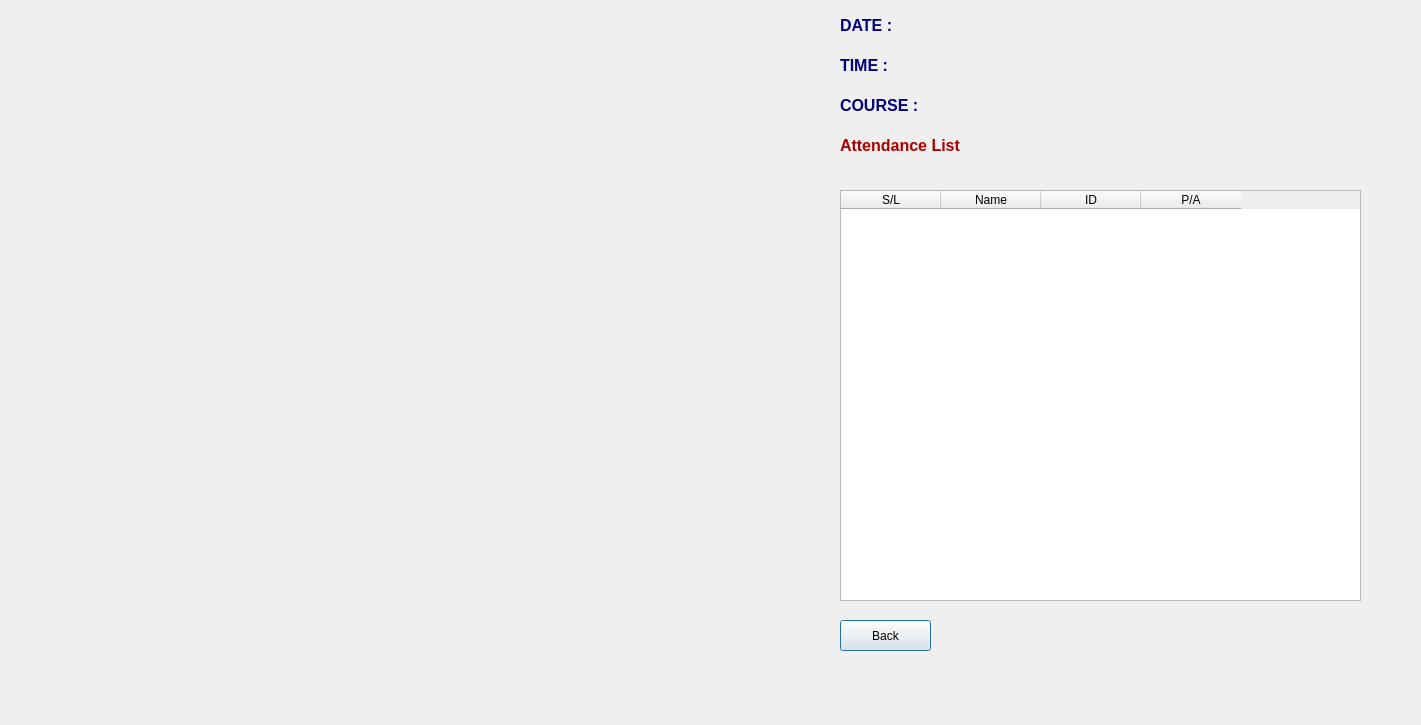
<?xml version="1.0" encoding="UTF-8"?>
<ui version="4.0">
 <class>Dialog</class>
 <widget class="QDialog" name="Dialog">
  <property name="geometry">
   <rect>
    <x>0</x>
    <y>0</y>
    <width>1421</width>
    <height>725</height>
   </rect>
  </property>
  <property name="windowTitle">
   <string>Automatic Attendance System</string>
  </property>
  <property name="windowIcon">
   <iconset>
    <normaloff>C:/Users/zziid/OneDrive/Pictures/Camera Roll/Bangladesh_Army_University_of_Science_and_Technology_(logo).jpg</normaloff>C:/Users/zziid/OneDrive/Pictures/Camera Roll/Bangladesh_Army_University_of_Science_and_Technology_(logo).jpg</iconset>
  </property>
  <widget class="QLabel" name="imgLabel5">
   <property name="geometry">
    <rect>
     <x>40</x>
     <y>50</y>
     <width>640</width>
     <height>480</height>
    </rect>
   </property>
   <property name="minimumSize">
    <size>
     <width>4</width>
     <height>0</height>
    </size>
   </property>
   <property name="maximumSize">
    <size>
     <width>640</width>
     <height>480</height>
    </size>
   </property>
   <property name="text">
    <string/>
   </property>
  </widget>
  <widget class="QLabel" name="label">
   <property name="geometry">
    <rect>
     <x>840</x>
     <y>130</y>
     <width>171</width>
     <height>31</height>
    </rect>
   </property>
   <property name="font">
    <font>
     <pointsize>12</pointsize>
     <weight>75</weight>
     <bold>true</bold>
    </font>
   </property>
   <property name="styleSheet">
    <string notr="true">color: rgb(170, 0, 0);</string>
   </property>
   <property name="text">
    <string>Attendance List</string>
   </property>
  </widget>
  <widget class="QLabel" name="label_2">
   <property name="geometry">
    <rect>
     <x>840</x>
     <y>10</y>
     <width>361</width>
     <height>31</height>
    </rect>
   </property>
   <property name="font">
    <font>
     <pointsize>12</pointsize>
     <weight>75</weight>
     <bold>true</bold>
    </font>
   </property>
   <property name="styleSheet">
    <string notr="true">
color: rgb(0, 0, 127);</string>
   </property>
   <property name="text">
    <string>DATE :</string>
   </property>
  </widget>
  <widget class="QLabel" name="label_3">
   <property name="geometry">
    <rect>
     <x>840</x>
     <y>90</y>
     <width>361</width>
     <height>31</height>
    </rect>
   </property>
   <property name="font">
    <font>
     <pointsize>12</pointsize>
     <weight>75</weight>
     <bold>true</bold>
    </font>
   </property>
   <property name="styleSheet">
    <string notr="true">color: rgb(0, 0, 127);</string>
   </property>
   <property name="text">
    <string>COURSE :</string>
   </property>
  </widget>
  <widget class="QLabel" name="label_4">
   <property name="geometry">
    <rect>
     <x>840</x>
     <y>50</y>
     <width>361</width>
     <height>31</height>
    </rect>
   </property>
   <property name="font">
    <font>
     <pointsize>12</pointsize>
     <weight>75</weight>
     <bold>true</bold>
    </font>
   </property>
   <property name="styleSheet">
    <string notr="true">color: rgb(0, 0, 127);</string>
   </property>
   <property name="text">
    <string>TIME :</string>
   </property>
  </widget>
  <widget class="QPushButton" name="pushButton_2">
   <property name="geometry">
    <rect>
     <x>840</x>
     <y>620</y>
     <width>91</width>
     <height>31</height>
    </rect>
   </property>
   <property name="text">
    <string>Back</string>
   </property>
  </widget>
  <widget class="QLabel" name="label_5">
   <property name="geometry">
    <rect>
     <x>30</x>
     <y>570</y>
     <width>221</width>
     <height>31</height>
    </rect>
   </property>
   <property name="font">
    <font>
     <pointsize>12</pointsize>
     <weight>75</weight>
     <bold>true</bold>
    </font>
   </property>
   <property name="styleSheet">
    <string notr="true">color: rgb(0, 0, 127);</string>
   </property>
   <property name="text">
    <string/>
   </property>
  </widget>
  <widget class="QLabel" name="label_6">
   <property name="geometry">
    <rect>
     <x>280</x>
     <y>570</y>
     <width>221</width>
     <height>31</height>
    </rect>
   </property>
   <property name="font">
    <font>
     <pointsize>12</pointsize>
     <weight>75</weight>
     <bold>true</bold>
    </font>
   </property>
   <property name="styleSheet">
    <string notr="true">color: rgb(0, 0, 127);</string>
   </property>
   <property name="text">
    <string/>
   </property>
  </widget>
  <widget class="QLabel" name="label_7">
   <property name="geometry">
    <rect>
     <x>530</x>
     <y>580</y>
     <width>221</width>
     <height>31</height>
    </rect>
   </property>
   <property name="font">
    <font>
     <pointsize>12</pointsize>
     <weight>75</weight>
     <bold>true</bold>
    </font>
   </property>
   <property name="styleSheet">
    <string notr="true">color: rgb(0, 0, 127);</string>
   </property>
   <property name="text">
    <string/>
   </property>
  </widget>
  <widget class="QTableWidget" name="tableWidget">
   <property name="geometry">
    <rect>
     <x>840</x>
     <y>190</y>
     <width>521</width>
     <height>411</height>
    </rect>
   </property>
   <column>
    <property name="text">
     <string>S/L</string>
    </property>
   </column>
   <column>
    <property name="text">
     <string>Name</string>
    </property>
   </column>
   <column>
    <property name="text">
     <string>ID</string>
    </property>
   </column>
   <column>
    <property name="text">
     <string>P/A</string>
    </property>
   </column>
  </widget>
 </widget>
 <resources/>
 <connections/>
</ui>
